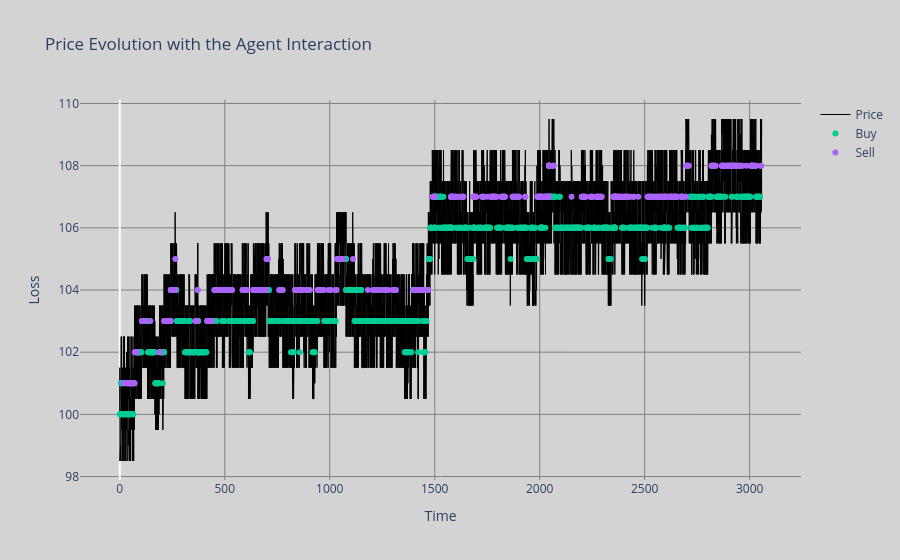
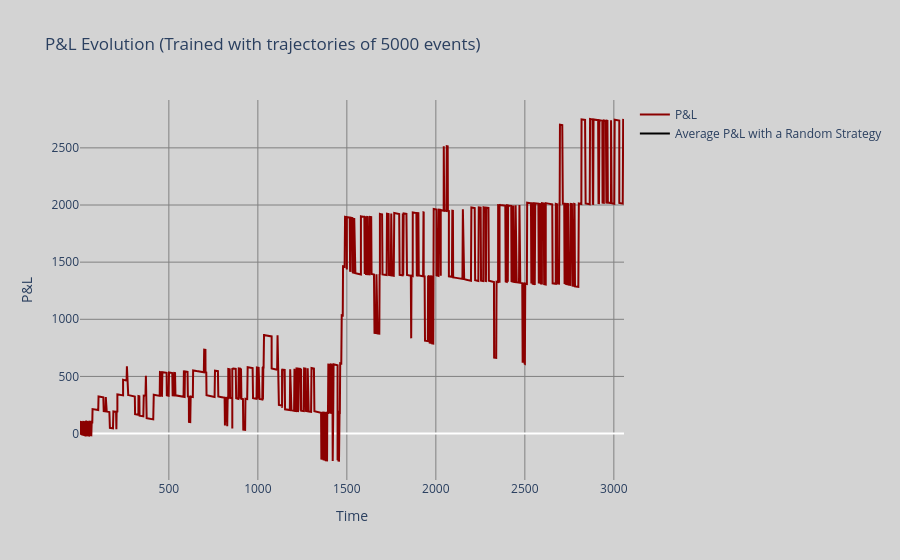

The code cell stored with these charts, in order, in its notebook:
### Markdown cell above
We then test our agent in a random simulation of NB_EVENT_SIM events.

### Code cell
NB_EVENT_SIM = 100000

agent.test(NB_EVENT_SIM, frequency_action = FREQUENCY_ACTION)
print(agent.agent.position)
print(agent.agent.cash)

### Figure 1 — Plotly figure (JSON) as saved in the notebook; plotly's stock layout.template omitted (floating-point values rounded to 4 significant figures; data arrays with more than 128 entries replaced by an {"elided": "..."} marker saying what was removed)
{"data": [{"line": {"color": "black", "width": 1}, "mode": "lines", "name": "Price", "type": "scatter", "x": {"elided": "100050 float values"}, "y": {"elided": "100050 float values"}}, {"mode": "markers", "name": "Do Nothing", "type": "scatter", "x": [], "y": []}, {"mode": "markers", "name": "Buy", "type": "scatter", "x": {"elided": "1316 float values"}, "y": {"elided": "1316 int values"}}, {"mode": "markers", "name": "Sell", "type": "scatter", "x": {"elided": "685 float values"}, "y": {"elided": "685 int values"}}], "layout": {"paper_bgcolor": "#D3D3D3", "plot_bgcolor": "#D3D3D3", "title": {"text": "Price Evolution with the Agent Interaction"}, "xaxis": {"gridcolor": "#808080", "showgrid": true, "title": {"text": "Time"}}, "yaxis": {"gridcolor": "#808080", "showgrid": true, "title": {"text": "Loss"}}}}

### Figure 2 — Plotly figure (JSON) as saved in the notebook; plotly's stock layout.template omitted (floating-point values rounded to 4 significant figures; data arrays with more than 128 entries replaced by an {"elided": "..."} marker saying what was removed)
{"data": [{"line": {"color": "darkred", "width": 2}, "mode": "lines", "name": "P&L", "type": "scatter", "x": {"elided": "2001 float values"}, "y": {"elided": "2001 float values"}}, {"line": {"color": "black", "width": 2}, "mode": "lines", "name": "Average P&L with a Random Strategy", "type": "scatter", "x": {"elided": "2001 float values"}, "y": {"elided": "2001 null values"}}], "layout": {"paper_bgcolor": "#D3D3D3", "plot_bgcolor": "#D3D3D3", "title": {"text": "P&L Evolution (Trained with trajectories of 5000 events)"}, "xaxis": {"gridcolor": "#808080", "showgrid": true, "title": {"text": "Time"}}, "yaxis": {"gridcolor": "#808080", "showgrid": true, "title": {"text": "P&L"}}}}
